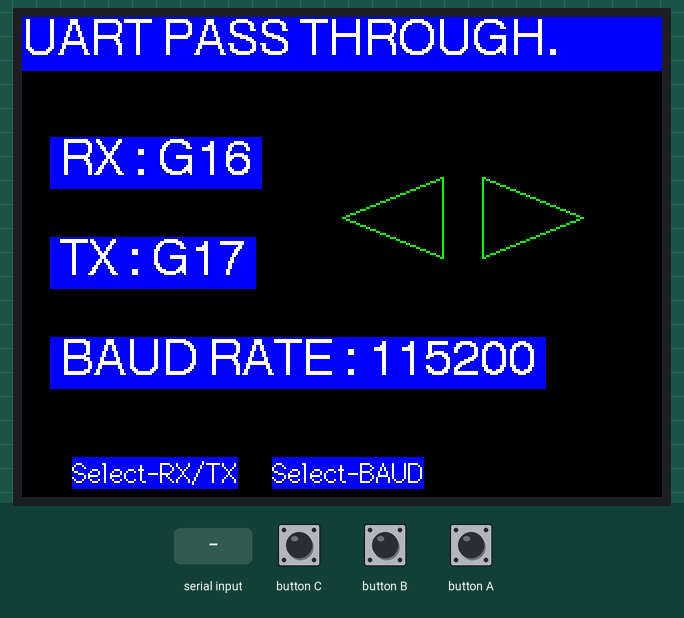
The sketch below on a simulated ESP32. On the bench: 320×240 colour display. The inputs (shaded band) are chosen by the test bench. What the sketch prints to the serial monitor is not drawn.

Above: at 1.4 s.
1.5 s: "1" received over the second serial link
4.5 s: button B pressed for 0.15 s
At 5.0 s:
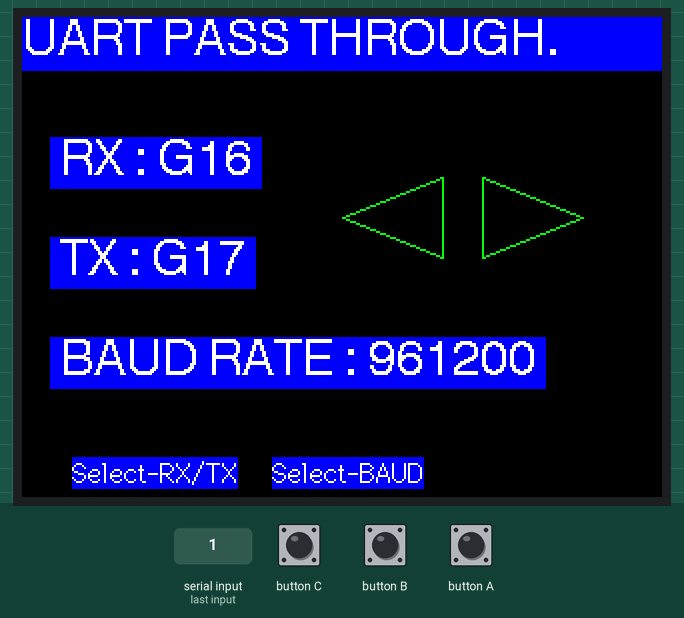
7.6 s: button A pressed for 0.15 s
At 8.5 s:
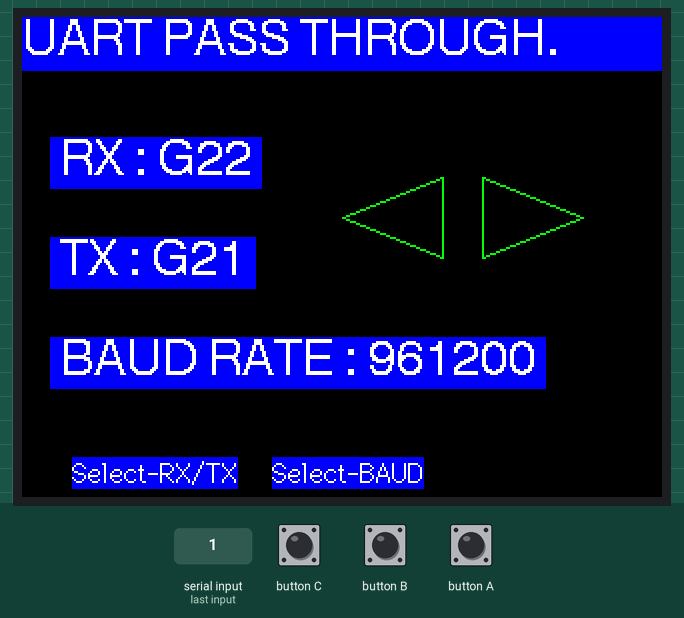
10.7 s: "1" received over Serial
13.7 s: button C pressed for 0.15 s
16.8 s: button B pressed for 1 s
At 17.9 s:
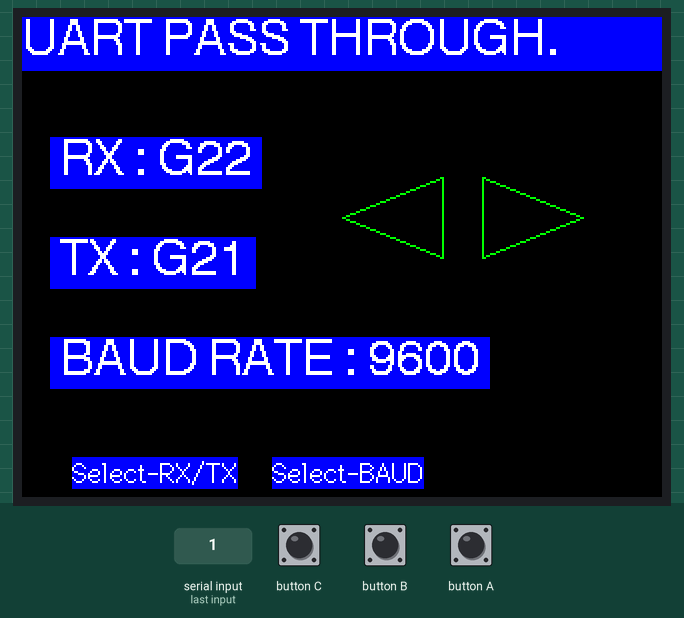
Timing chart, 0 to 19.8 s (numbered marks = the images above; inputs shaded):
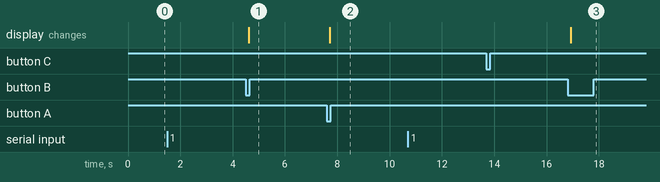

The sketch:

uart_pass_through.ino
```cpp
//Reset resistance is not soldered. If necessary, weld it yourself.

#include <M5Stack.h>

#define RESET_PIN   5


bool status_flag = true;
int UART_PIN_SELECT = 0;
int UART_BAUD_SELECT = 0;
int UART_PIN_LIST[3][2]= {{16,17},{22,21},{36,26}};
int UART_BAUD_LIST[] = {115200,961200,9600};
int RX_PIN = 16;
int TX_PIN = 17;
int BAUD = 115200;


void display_init() {
  M5.Lcd.fillRect(0, 27, 320, 190, BLACK);
  M5.Lcd.fillRect(0, 0, 320, 27, BLUE);
  M5.Lcd.setTextColor(WHITE, BLUE);
  M5.Lcd.setCursor(14, 60);
  M5.Lcd.drawTriangle(280, 100, 230, 120, 230, 80, GREEN);
  M5.Lcd.drawTriangle(160, 100, 210, 120, 210, 80, GREEN);
  M5.Lcd.drawString("Select-RX/TX",25, 220, 2);
  M5.Lcd.drawString("Select-BAUD",125, 220, 2);
  M5.Lcd.drawString("UART PASS THROUGH.",0, 0, 4);
  M5.Lcd.drawString(" RX : G"+String(RX_PIN)+" ",14, 60, 4);
  M5.Lcd.drawString(" TX : G"+String(TX_PIN)+" ",14, 110, 4);
  M5.Lcd.drawString(" BAUD RATE : "+String(BAUD)+" ",14, 160,4);

}

void Change_UART_status(){
  Serial.write("Reseting UART");
  Serial2.flush();
  Serial2.end();
  display_init();
  Serial.print(String(BAUD)+String(SERIAL_8N1)+String(RX_PIN)+String(TX_PIN));
  Serial2.begin(BAUD, SERIAL_8N1, RX_PIN, TX_PIN);
  Serial.write("UART already reseted");
}


void setup() {
  M5.begin();
  M5.Lcd.setTextFont(2);
  M5.Lcd.setTextColor(TFT_WHITE, TFT_BLACK);
  // Host serial communication
  Serial.begin(115200);

  // SIM800L serial communication
  Serial2.begin(BAUD, SERIAL_8N1, RX_PIN, TX_PIN);
  pinMode(RESET_PIN, OUTPUT);
  display_init();
}

void loop() {

  //AT instruction write
  if(Serial.available()){
    M5.Lcd.fillTriangle(280, 100, 230, 120, 230, 80, GREEN);
    Serial2.write(Serial.read());
  }else{
    M5.Lcd.fillTriangle(280, 100, 230, 120, 230, 80, BLACK);
    M5.Lcd.drawTriangle(280, 100, 230, 120, 230, 80, GREEN);
  }
  //AT instruction result
  if(Serial2.available()){
    M5.Lcd.fillTriangle(160, 100, 210, 120, 210, 80, GREEN);
    Serial.write(Serial2.read());
  }else{
    M5.Lcd.fillTriangle(160, 100, 210, 120, 210, 80, BLACK);
    M5.Lcd.drawTriangle(160, 100, 210, 120, 210, 80, GREEN);
  }

  if(M5.BtnA.wasPressed()){
    if(UART_PIN_SELECT<2){
      UART_PIN_SELECT++;
    }else{
      UART_PIN_SELECT = 0;
    }
    RX_PIN = UART_PIN_LIST[UART_PIN_SELECT][0];
    TX_PIN = UART_PIN_LIST[UART_PIN_SELECT][1];
    Change_UART_status();
  }

  if(M5.BtnB.wasPressed()){
    if(UART_BAUD_SELECT<2){
      UART_BAUD_SELECT++;
    }else{
      UART_BAUD_SELECT = 0;
    }
    BAUD = UART_BAUD_LIST[UART_BAUD_SELECT];
    Change_UART_status();
  }
  M5.update();
}
```

Measured:
- after the input at 1.5 s, every drawn part: stays the same
- after the input at 4.5 s, the display: changes after 0.12 s (image 1)
- after the input at 7.6 s, the display: changes after 0.12 s (image 2)
- after the input at 10.7 s, every drawn part: stays the same
- after the input at 13.7 s, every drawn part: stays the same
- after the input at 16.8 s, the display: changes after 0.11 s (image 3)
